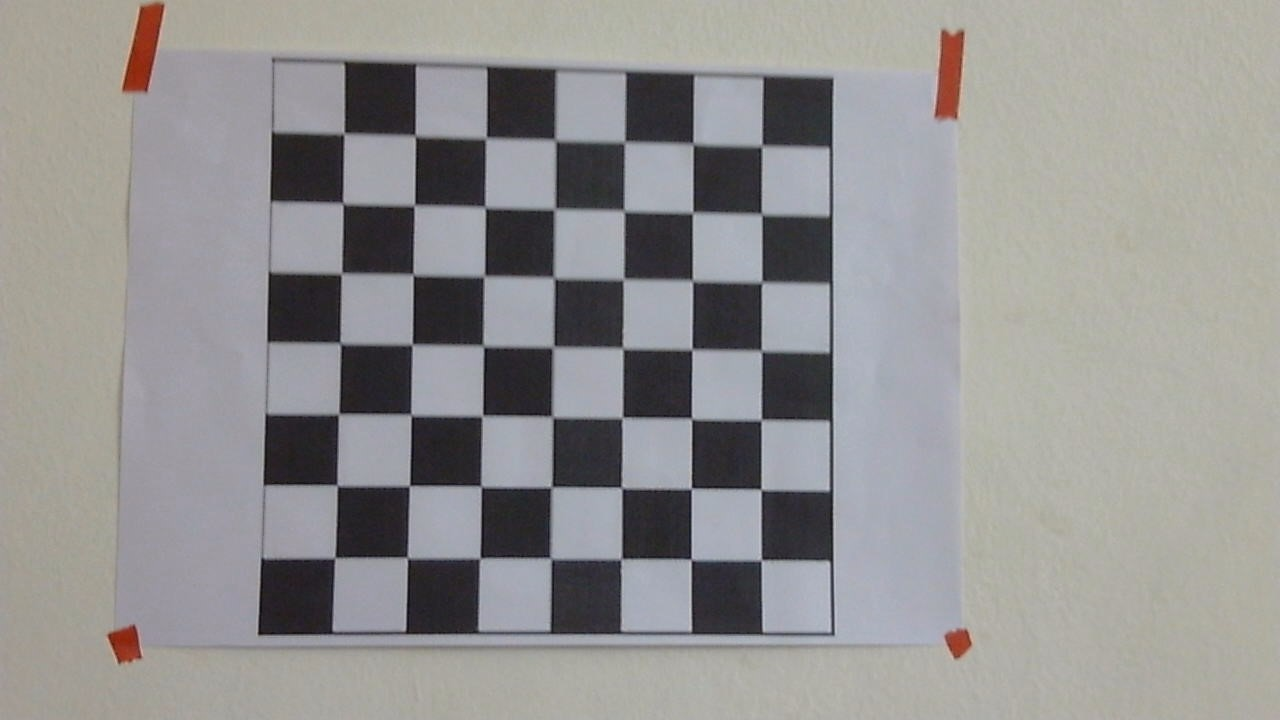
#> input picture Lab/lab_VSC_files/images/WIN_20230130_21_55_10_Pro.jpg, 1280 x 720 px; its folder holds only this picture in this run
$ jupyter execute --allow-errors distance_measurment.ipynb   (older library calls are emulated)
#> lines starting #> are read from the running program, lines starting #| are printed output that depends on the picture; after the words box and inside, x2 and y2 are one past the last pixel; in counts of white or black regions, pixels touching at a corner belong together
#> further down, image is the input picture: shape (720, 1280, 3); mean B, G, R 145.9, 146.7, 148
[cell 1]
# import the necessary packages
from imutils import paths
import numpy as np
import imutils
import cv2

[cell 2]
def find_marker(image):
	# convert the image to grayscale, blur it, and detect edges
	gray = cv2.cvtColor(image, cv2.COLOR_BGR2GRAY)
	gray = cv2.GaussianBlur(gray, (5, 5), 0)
	edged = cv2.Canny(gray, 35, 125)
	# find the contours in the edged image and keep the largest one;
	# we'll assume that this is our piece of paper in the image
	cnts = cv2.findContours(edged.copy(), cv2.RETR_LIST, cv2.CHAIN_APPROX_SIMPLE)
	cnts = imutils.grab_contours(cnts)
	c = max(cnts, key = cv2.contourArea)
	# compute the bounding box of the of the paper region and return it
	return cv2.minAreaRect(c)

[cell 3]
def distance_to_camera(knownWidth, focalLength, perWidth):
	# compute and return the distance from the maker to the camera
	return (knownWidth * focalLength) / perWidth

[cell 4]
# initialize the known distance from the camera to the object, which
# in this case is 24 inches
KNOWN_DISTANCE = 24.0
# initialize the known object width, which in this case, the piece of
# paper is 12 inches wide
KNOWN_WIDTH = 11.0
# load the furst image that contains an object that is KNOWN TO BE 2 feet
# from our camera, then find the paper marker in the image, and initialize
# the focal length
image = cv2.imread(r"C:\Users\cheta\Downloads\abc.jpeg")
#> (the rest of this cell did not finish here and is left out)

#> (a cell that did not finish here is left out)

#> in find_marker (call 2), `edged = cv2.Canny(gray, 35, 125)`:
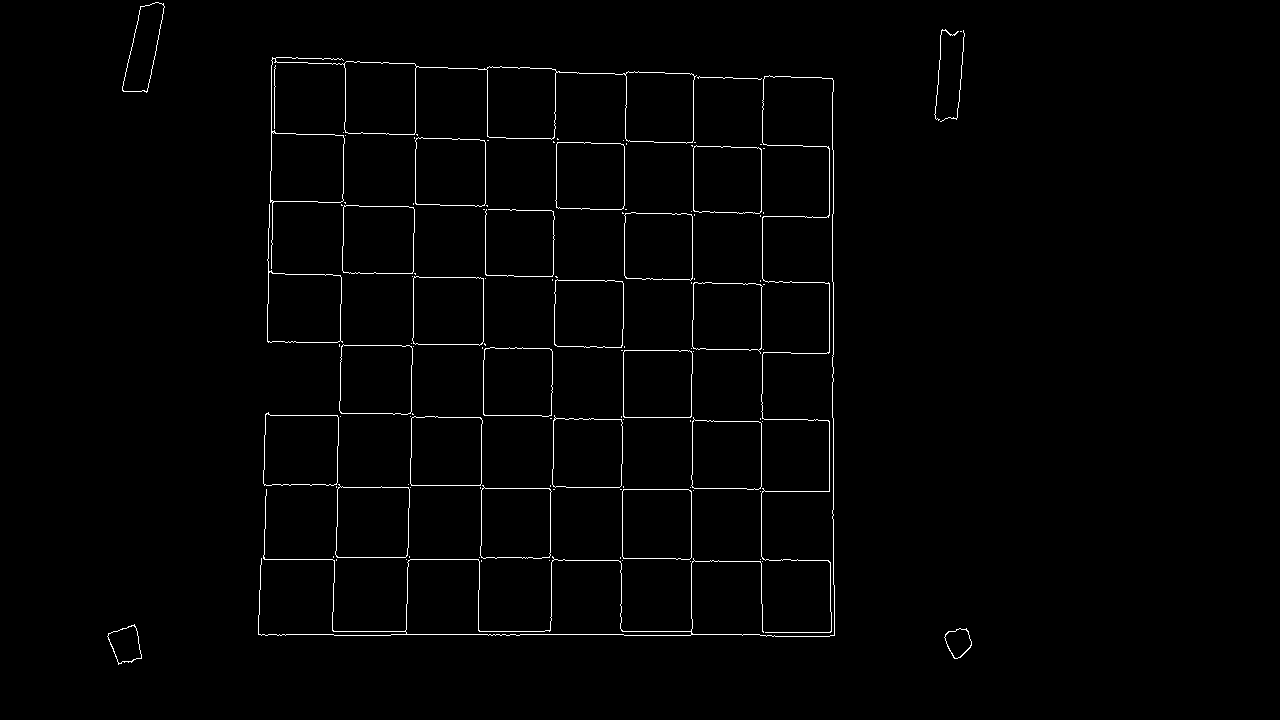
#> edged: shape (720, 1280); 1.2% white in thin lines or dots, all inside (x1, y1, x2, y2) = (107, 2, 972, 665)
#> in find_marker (call 2), `cnts = cv2.findContours(edged.copy(), cv2.RETR_LIST, cv2.CHAIN_APPROX_..`: cnts = 135 contours, 84 with area under 20; largest, box (x1, y1, x2, y2) and area: (270, 57, 697, 269) 19341, (258, 75, 835, 637) 11108, (405, 559, 692, 636) 11068, (263, 412, 339, 486) 5086, (263, 413, 339, 486) 5081
#> in find_marker (call 2), `c = max(cnts, key = cv2.contourArea)`: c = contour of 317 points, box (x1, y1, x2, y2) (270, 57, 697, 269), area 19341
#> `marker = find_marker(image)`: marker = ((482.6, 164.3), (211.2, 425.1), -89.48)
	inches = distance_to_camera(KNOWN_WIDTH, focalLength, marker[1][0])
	# draw a bounding box around the image and display it
	box = cv2.cv.BoxPoints(marker) if imutils.is_cv2() else cv2.boxPoints(marker)
	box = np.int0(box)
	cv2.drawContours(image, [box], -1, (0, 255, 0), 2)
	cv2.putText(image, "%.2fft" % (inches / 12),
		(image.shape[1] - 200, image.shape[0] - 20), cv2.FONT_HERSHEY_SIMPLEX,
		2.0, (0, 255, 0), 3)
	cv2.imshow("image", image)
	cv2.waitKey(0)


$ run again, on Lab/lab_VSC_files/images/WIN_20230130_21_55_47_Pro.jpg
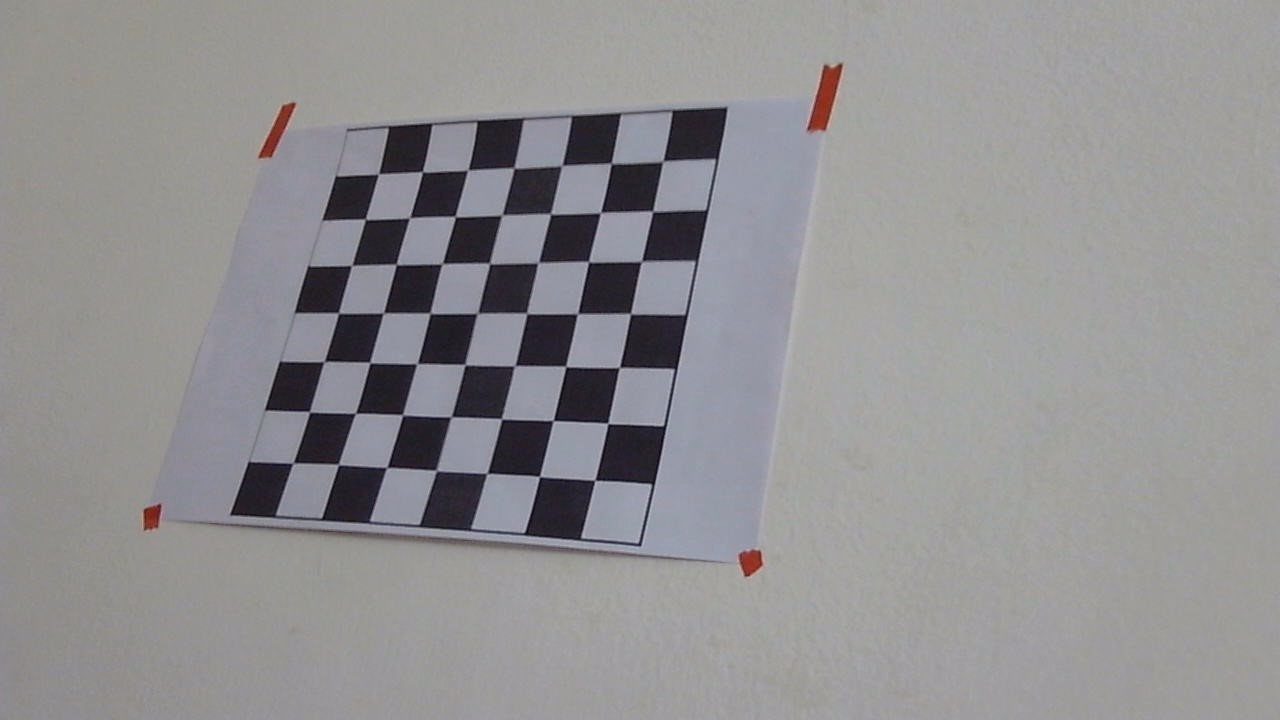
#> input picture Lab/lab_VSC_files/images/WIN_20230130_21_55_47_Pro.jpg, 1280 x 720 px
#> image is the input picture: shape (720, 1280, 3); mean B, G, R 145.8, 144.2, 145.4
#> in find_marker (call 2), `edged = cv2.Canny(gray, 35, 125)`:
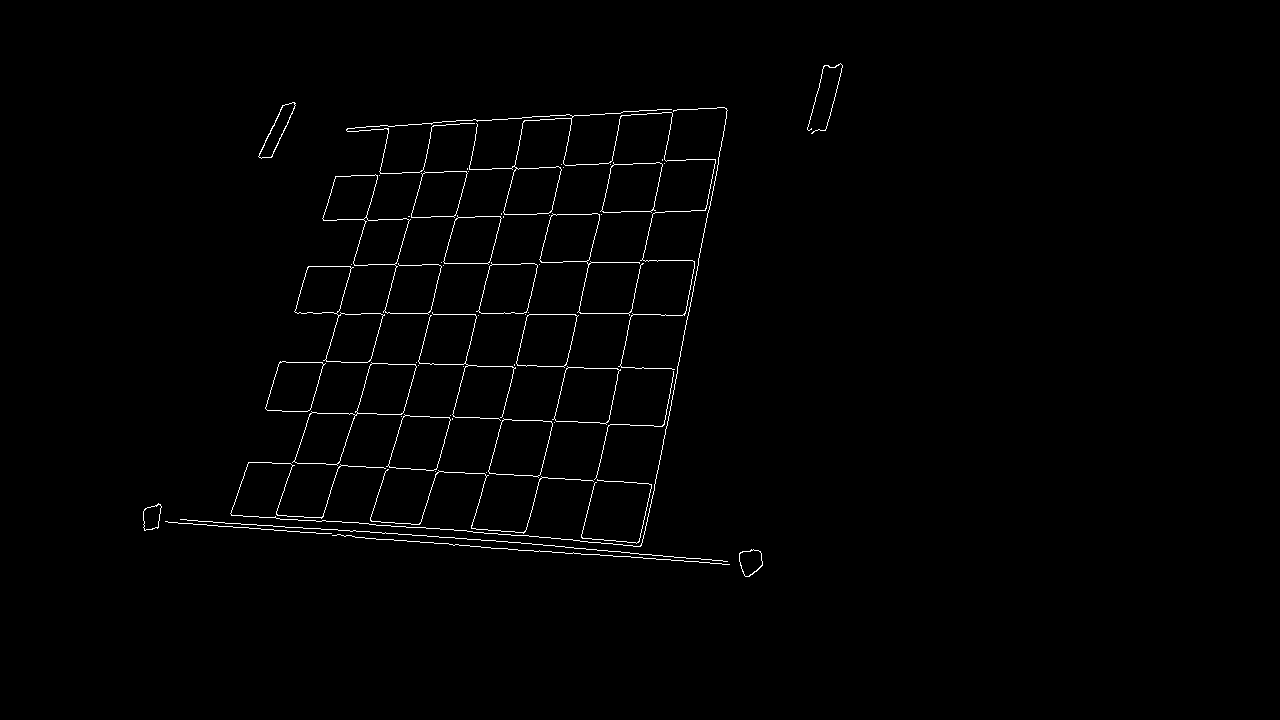
#> edged: shape (720, 1280); 0.99% white in thin lines or dots, all inside (x1, y1, x2, y2) = (143, 63, 843, 577)
#> cnts = 76 contours, 39 with area under 20; largest, box (x1, y1, x2, y2) and area: (292, 362, 417, 466) 4590, (294, 266, 385, 363) 4186, (322, 174, 442, 315) 3833, (552, 366, 621, 425) 2911, (554, 367, 620, 424) 2908
#> c = contour of 166 points, box (x1, y1, x2, y2) (292, 362, 417, 466), area 4590
#> marker = ((354.3, 413.9), (157.3, 59.25), -39.24)

$ run again, on Lab/lab_VSC_files/images/WIN_20230130_21_55_50_Pro.jpg
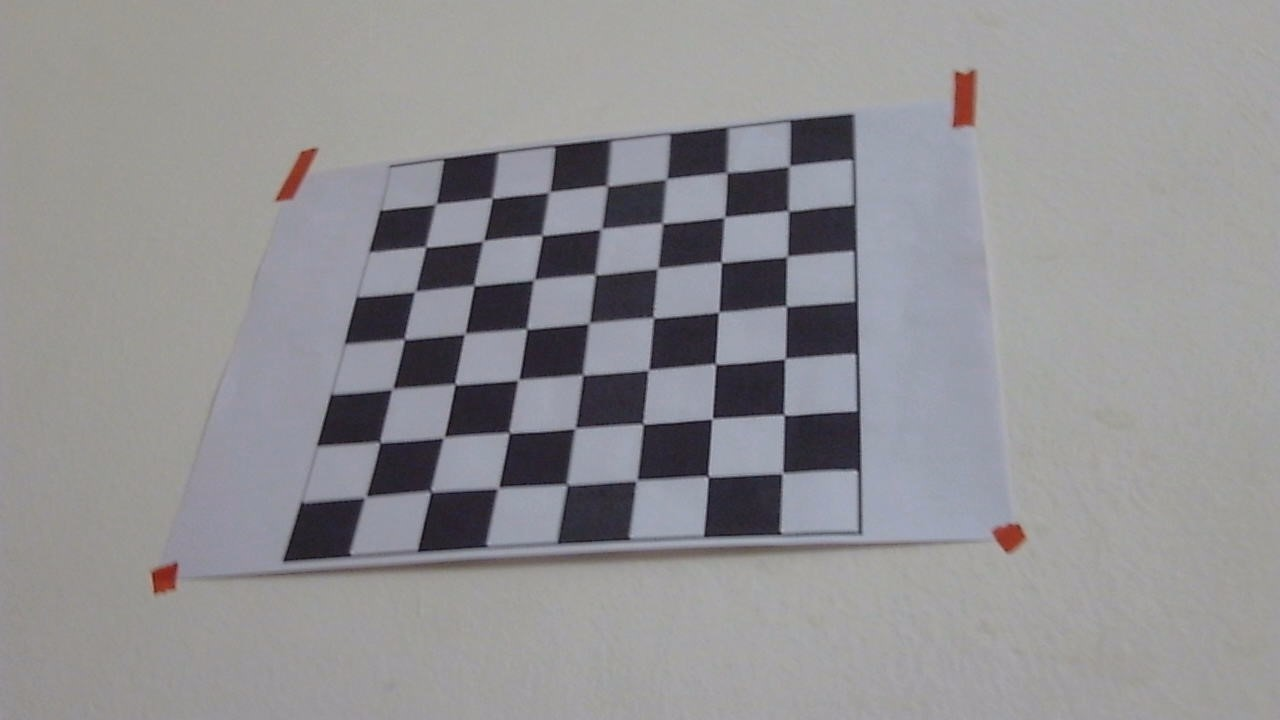
#> input picture Lab/lab_VSC_files/images/WIN_20230130_21_55_50_Pro.jpg, 1280 x 720 px
#> image is the input picture: shape (720, 1280, 3); mean B, G, R 147.1, 144.4, 145.3
#> in find_marker (call 2), `edged = cv2.Canny(gray, 35, 125)`:
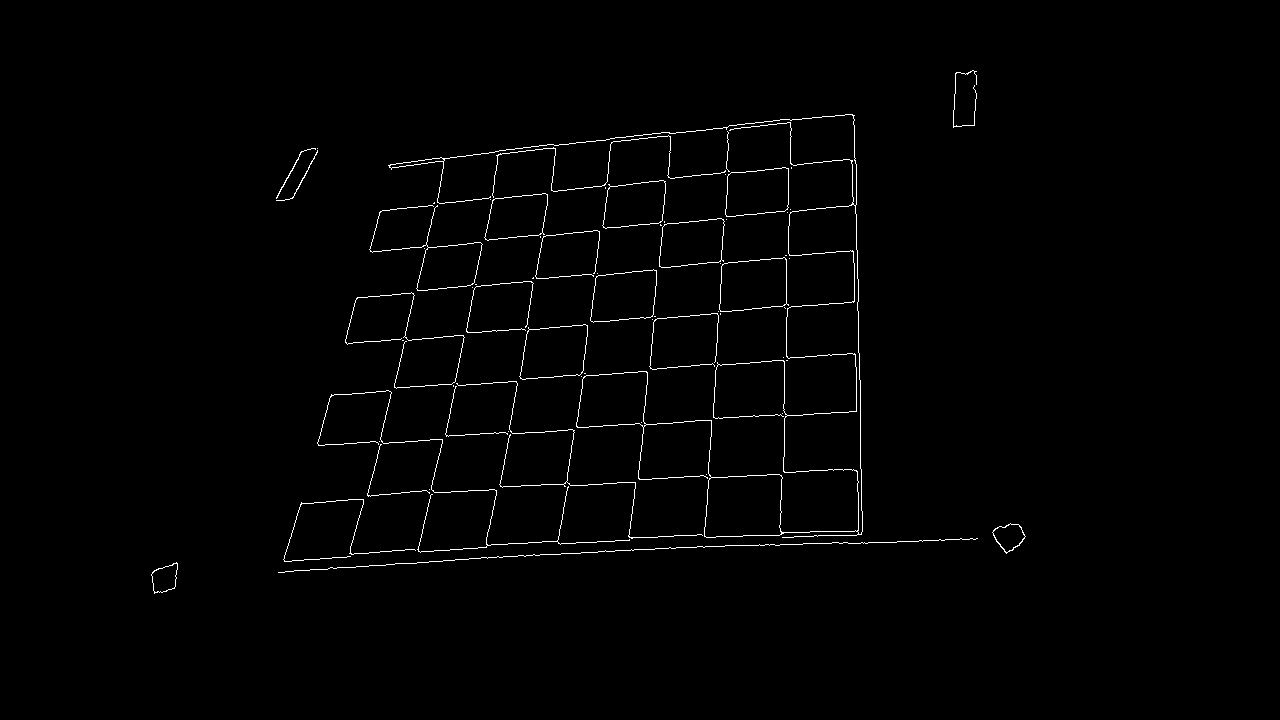
#> edged: shape (720, 1280); 1% white in thin lines or dots, all inside (x1, y1, x2, y2) = (151, 70, 1026, 594)
#> cnts = 77 contours, 51 with area under 20; largest, box (x1, y1, x2, y2) and area: (388, 114, 863, 538) 19738, (783, 204, 863, 535) 11664, (704, 474, 783, 538) 4449, (576, 371, 648, 428) 3392, (719, 257, 789, 312) 3161
#> c = contour of 915 points, box (x1, y1, x2, y2) (388, 114, 863, 538), area 19738
#> marker = ((628.9, 333.5), (467.7, 421.1), -2.34)

$ run again, on Lab/lab_VSC_files/images/WIN_20230130_21_55_55_Pro.jpg
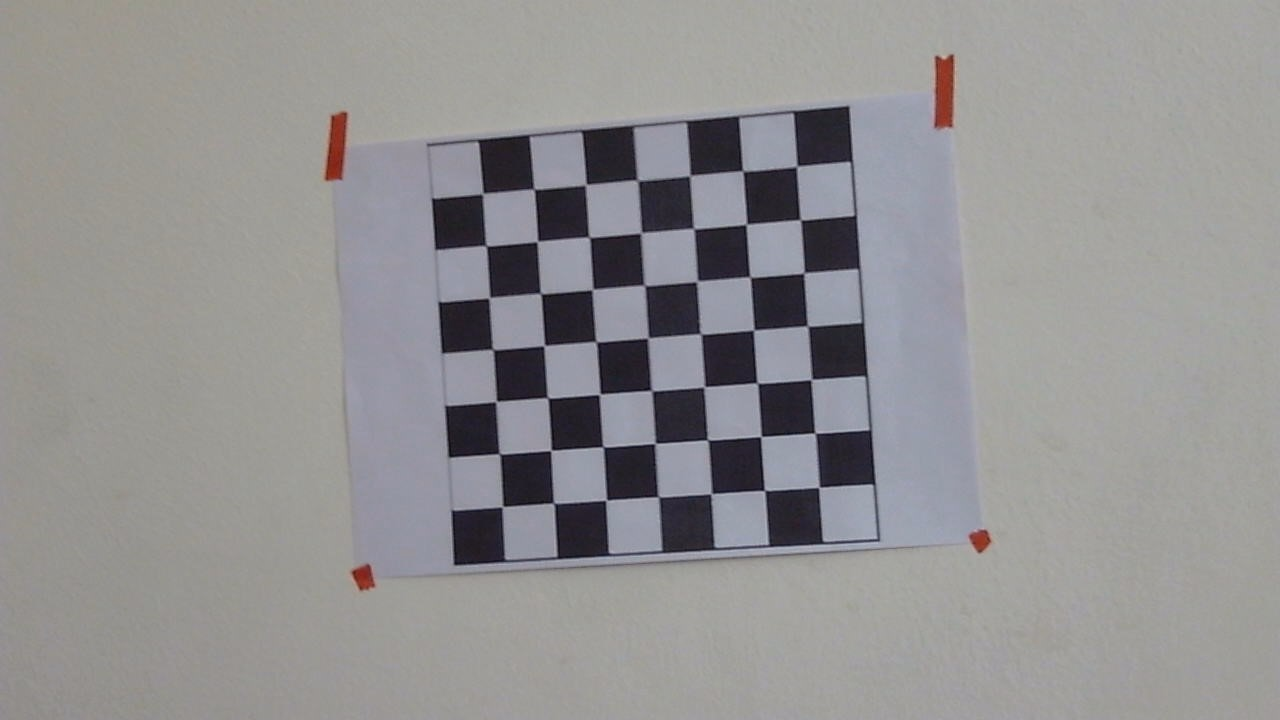
#> input picture Lab/lab_VSC_files/images/WIN_20230130_21_55_55_Pro.jpg, 1280 x 720 px
#> image is the input picture: shape (720, 1280, 3); mean B, G, R 145.9, 145.3, 146.4
#> in find_marker (call 2), `edged = cv2.Canny(gray, 35, 125)`:
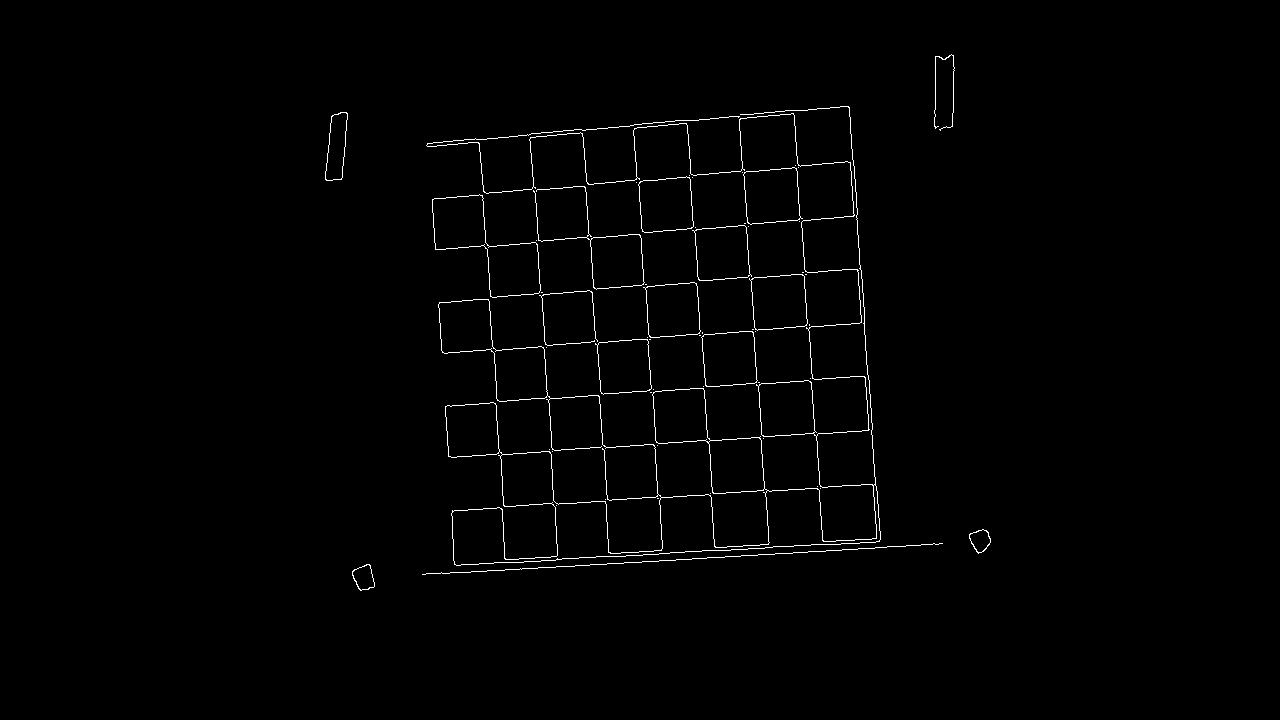
#> edged: shape (720, 1280); 0.97% white in thin lines or dots, all inside (x1, y1, x2, y2) = (325, 54, 991, 591)
#> cnts = 72 contours, 41 with area under 20; largest, box (x1, y1, x2, y2) and area: (426, 106, 881, 566) 31082, (451, 451, 881, 566) 15000, (438, 299, 548, 402) 5150, (432, 194, 541, 298) 5138, (432, 194, 541, 298) 5134
#> c = contour of 1548 points, box (x1, y1, x2, y2) (426, 106, 881, 566), area 31082
#> marker = ((653, 337.3), (428, 437.4), -3.72)
